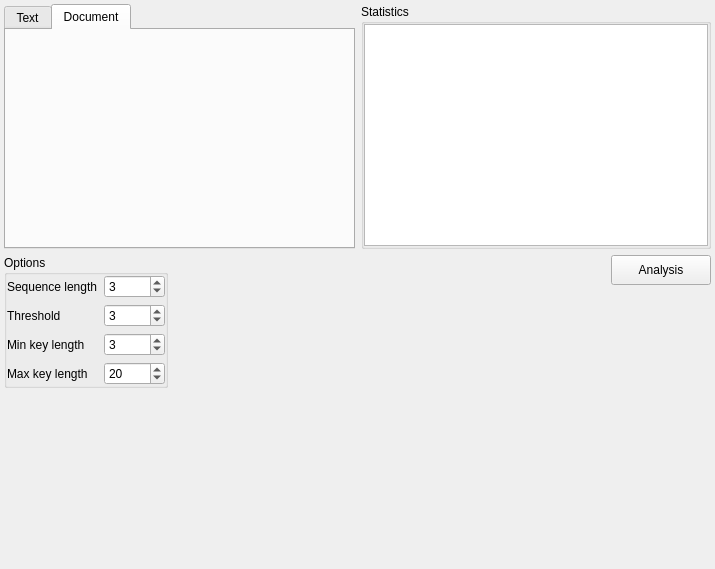
<?xml version="1.0" encoding="UTF-8"?>
<ui version="4.0">
 <class>kasiski</class>
 <widget class="QWidget" name="kasiski">
  <property name="geometry">
   <rect>
    <x>0</x>
    <y>0</y>
    <width>715</width>
    <height>569</height>
   </rect>
  </property>
  <property name="windowTitle">
   <string>Form</string>
  </property>
  <layout class="QVBoxLayout" name="verticalLayout_7">
   <property name="leftMargin">
    <number>4</number>
   </property>
   <property name="topMargin">
    <number>4</number>
   </property>
   <property name="rightMargin">
    <number>4</number>
   </property>
   <property name="bottomMargin">
    <number>4</number>
   </property>
   <item>
    <layout class="QHBoxLayout" name="horizontal_layout_1">
     <item>
      <widget class="QTabWidget" name="tab_widget">
       <property name="maximumSize">
        <size>
         <width>16777215</width>
         <height>400</height>
        </size>
       </property>
       <property name="currentIndex">
        <number>1</number>
       </property>
       <widget class="QWidget" name="tab_text">
        <attribute name="title">
         <string>Text</string>
        </attribute>
        <layout class="QVBoxLayout" name="verticalLayout_2">
         <property name="leftMargin">
          <number>0</number>
         </property>
         <property name="topMargin">
          <number>0</number>
         </property>
         <property name="rightMargin">
          <number>0</number>
         </property>
         <property name="bottomMargin">
          <number>0</number>
         </property>
         <item>
          <widget class="QGroupBox" name="group_box_input">
           <property name="title">
            <string>Input text</string>
           </property>
           <layout class="QVBoxLayout" name="verticalLayout">
            <property name="leftMargin">
             <number>0</number>
            </property>
            <property name="topMargin">
             <number>0</number>
            </property>
            <property name="rightMargin">
             <number>0</number>
            </property>
            <property name="bottomMargin">
             <number>0</number>
            </property>
            <item>
             <widget class="QTextEdit" name="text_edit_input"/>
            </item>
           </layout>
          </widget>
         </item>
        </layout>
       </widget>
       <widget class="QWidget" name="tab_document">
        <attribute name="title">
         <string>Document</string>
        </attribute>
       </widget>
      </widget>
     </item>
     <item>
      <widget class="QGroupBox" name="group_box_stats">
       <property name="maximumSize">
        <size>
         <width>16777215</width>
         <height>400</height>
        </size>
       </property>
       <property name="title">
        <string>Statistics</string>
       </property>
       <layout class="QVBoxLayout" name="verticalLayout_3">
        <property name="leftMargin">
         <number>0</number>
        </property>
        <property name="topMargin">
         <number>0</number>
        </property>
        <property name="rightMargin">
         <number>0</number>
        </property>
        <property name="bottomMargin">
         <number>0</number>
        </property>
        <item>
         <widget class="QTextEdit" name="text_edit_stats"/>
        </item>
       </layout>
      </widget>
     </item>
    </layout>
   </item>
   <item>
    <layout class="QHBoxLayout" name="horizontalLayout_3">
     <item>
      <layout class="QVBoxLayout" name="vertical_layout_1">
       <item>
        <widget class="QGroupBox" name="group_box_options">
         <property name="title">
          <string>Options</string>
         </property>
         <layout class="QVBoxLayout" name="verticalLayout_4">
          <property name="leftMargin">
           <number>0</number>
          </property>
          <property name="topMargin">
           <number>0</number>
          </property>
          <property name="rightMargin">
           <number>0</number>
          </property>
          <property name="bottomMargin">
           <number>0</number>
          </property>
          <item>
           <layout class="QFormLayout" name="form_layout_options">
            <item row="0" column="0">
             <widget class="QLabel" name="label_seq_len">
              <property name="text">
               <string>Sequence length</string>
              </property>
             </widget>
            </item>
            <item row="0" column="1">
             <widget class="QSpinBox" name="spin_box_seq_len">
              <property name="minimum">
               <number>1</number>
              </property>
              <property name="maximum">
               <number>1000</number>
              </property>
              <property name="value">
               <number>3</number>
              </property>
             </widget>
            </item>
            <item row="1" column="0">
             <widget class="QLabel" name="label_threshold">
              <property name="text">
               <string>Threshold</string>
              </property>
             </widget>
            </item>
            <item row="1" column="1">
             <widget class="QSpinBox" name="spin_box_threshold">
              <property name="maximum">
               <number>1000</number>
              </property>
              <property name="value">
               <number>3</number>
              </property>
             </widget>
            </item>
            <item row="2" column="0">
             <widget class="QLabel" name="label_min_key_length">
              <property name="text">
               <string>Min key length</string>
              </property>
             </widget>
            </item>
            <item row="3" column="0">
             <widget class="QLabel" name="label_max_key_length">
              <property name="text">
               <string>Max key length</string>
              </property>
             </widget>
            </item>
            <item row="2" column="1">
             <widget class="QSpinBox" name="spin_box_min_key_length">
              <property name="maximum">
               <number>10000</number>
              </property>
              <property name="value">
               <number>3</number>
              </property>
             </widget>
            </item>
            <item row="3" column="1">
             <widget class="QSpinBox" name="spin_box_max_key_length">
              <property name="maximum">
               <number>10000</number>
              </property>
              <property name="value">
               <number>20</number>
              </property>
             </widget>
            </item>
           </layout>
          </item>
         </layout>
        </widget>
       </item>
       <item>
        <spacer name="vertical_spacer_1">
         <property name="orientation">
          <enum>Qt::Vertical</enum>
         </property>
         <property name="sizeHint" stdset="0">
          <size>
           <width>20</width>
           <height>40</height>
          </size>
         </property>
        </spacer>
       </item>
      </layout>
     </item>
     <item>
      <spacer name="horizontal_spacer_1">
       <property name="orientation">
        <enum>Qt::Horizontal</enum>
       </property>
       <property name="sizeHint" stdset="0">
        <size>
         <width>40</width>
         <height>20</height>
        </size>
       </property>
      </spacer>
     </item>
     <item>
      <layout class="QVBoxLayout" name="vertical_layout_2">
       <item>
        <layout class="QHBoxLayout" name="horizontalLayout_2">
         <item>
          <widget class="QPushButton" name="button_analysis">
           <property name="minimumSize">
            <size>
             <width>100</width>
             <height>30</height>
            </size>
           </property>
           <property name="text">
            <string>Analysis</string>
           </property>
          </widget>
         </item>
        </layout>
       </item>
       <item>
        <spacer name="vertical_spacer_2">
         <property name="orientation">
          <enum>Qt::Vertical</enum>
         </property>
         <property name="sizeHint" stdset="0">
          <size>
           <width>20</width>
           <height>40</height>
          </size>
         </property>
        </spacer>
       </item>
      </layout>
     </item>
    </layout>
   </item>
   <item>
    <spacer name="vertical_spacer_3">
     <property name="orientation">
      <enum>Qt::Vertical</enum>
     </property>
     <property name="sizeHint" stdset="0">
      <size>
       <width>20</width>
       <height>81</height>
      </size>
     </property>
    </spacer>
   </item>
  </layout>
 </widget>
 <resources/>
 <connections/>
</ui>
